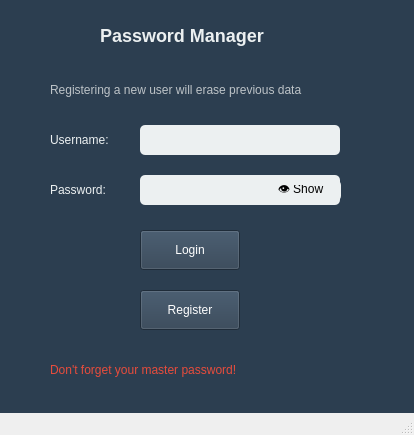
<?xml version="1.0" encoding="UTF-8"?>
<ui version="4.0">
 <class>MainWindow</class>
 <widget class="QMainWindow" name="MainWindow">
  <property name="geometry">
   <rect>
    <x>0</x>
    <y>0</y>
    <width>414</width>
    <height>435</height>
   </rect>
  </property>
  <widget class="QWidget" name="centralwidget">
   <property name="styleSheet">
    <string>background-color: #2C3E50; color: white;</string>
   </property>
   <widget class="QLabel" name="label">
    <property name="geometry">
     <rect>
      <x>100</x>
      <y>20</y>
      <width>200</width>
      <height>30</height>
     </rect>
    </property>
    <property name="styleSheet">
     <string>font-size: 18px; font-weight: bold; color: #ECF0F1;</string>
    </property>
    <property name="text">
     <string>Password Manager</string>
    </property>
   </widget>
   <widget class="QLabel" name="label_2">
    <property name="geometry">
     <rect>
      <x>50</x>
      <y>80</y>
      <width>300</width>
      <height>20</height>
     </rect>
    </property>
    <property name="styleSheet">
     <string>color: #BDC3C7;</string>
    </property>
    <property name="text">
     <string>Registering a new user will erase previous data</string>
    </property>
   </widget>
   <widget class="QLabel" name="label_3">
    <property name="geometry">
     <rect>
      <x>50</x>
      <y>130</y>
      <width>80</width>
      <height>20</height>
     </rect>
    </property>
    <property name="styleSheet">
     <string>color: #ECF0F1;</string>
    </property>
    <property name="text">
     <string>Username:</string>
    </property>
   </widget>
   <widget class="QLineEdit" name="username_input">
    <property name="geometry">
     <rect>
      <x>140</x>
      <y>125</y>
      <width>200</width>
      <height>30</height>
     </rect>
    </property>
    <property name="styleSheet">
     <string notr="true">background-color: #ECF0F1; border-radius: 5px; padding: 5px;
color: black;
</string>
    </property>
   </widget>
   <widget class="QLabel" name="label_4">
    <property name="geometry">
     <rect>
      <x>50</x>
      <y>180</y>
      <width>80</width>
      <height>20</height>
     </rect>
    </property>
    <property name="styleSheet">
     <string>color: #ECF0F1;</string>
    </property>
    <property name="text">
     <string>Password:</string>
    </property>
   </widget>
   <widget class="QLineEdit" name="password_input">
    <property name="geometry">
     <rect>
      <x>140</x>
      <y>175</y>
      <width>200</width>
      <height>30</height>
     </rect>
    </property>
    <property name="palette">
     <palette>
      <active>
       <colorrole role="WindowText">
        <brush brushstyle="SolidPattern">
         <color alpha="255">
          <red>0</red>
          <green>0</green>
          <blue>0</blue>
         </color>
        </brush>
       </colorrole>
       <colorrole role="Button">
        <brush brushstyle="SolidPattern">
         <color alpha="255">
          <red>236</red>
          <green>240</green>
          <blue>241</blue>
         </color>
        </brush>
       </colorrole>
       <colorrole role="Text">
        <brush brushstyle="SolidPattern">
         <color alpha="255">
          <red>0</red>
          <green>0</green>
          <blue>0</blue>
         </color>
        </brush>
       </colorrole>
       <colorrole role="ButtonText">
        <brush brushstyle="SolidPattern">
         <color alpha="255">
          <red>0</red>
          <green>0</green>
          <blue>0</blue>
         </color>
        </brush>
       </colorrole>
       <colorrole role="Base">
        <brush brushstyle="SolidPattern">
         <color alpha="255">
          <red>236</red>
          <green>240</green>
          <blue>241</blue>
         </color>
        </brush>
       </colorrole>
       <colorrole role="Window">
        <brush brushstyle="SolidPattern">
         <color alpha="255">
          <red>236</red>
          <green>240</green>
          <blue>241</blue>
         </color>
        </brush>
       </colorrole>
       <colorrole role="PlaceholderText">
        <brush brushstyle="SolidPattern">
         <color alpha="128">
          <red>0</red>
          <green>0</green>
          <blue>0</blue>
         </color>
        </brush>
       </colorrole>
      </active>
      <inactive>
       <colorrole role="WindowText">
        <brush brushstyle="SolidPattern">
         <color alpha="255">
          <red>0</red>
          <green>0</green>
          <blue>0</blue>
         </color>
        </brush>
       </colorrole>
       <colorrole role="Button">
        <brush brushstyle="SolidPattern">
         <color alpha="255">
          <red>236</red>
          <green>240</green>
          <blue>241</blue>
         </color>
        </brush>
       </colorrole>
       <colorrole role="Text">
        <brush brushstyle="SolidPattern">
         <color alpha="255">
          <red>0</red>
          <green>0</green>
          <blue>0</blue>
         </color>
        </brush>
       </colorrole>
       <colorrole role="ButtonText">
        <brush brushstyle="SolidPattern">
         <color alpha="255">
          <red>0</red>
          <green>0</green>
          <blue>0</blue>
         </color>
        </brush>
       </colorrole>
       <colorrole role="Base">
        <brush brushstyle="SolidPattern">
         <color alpha="255">
          <red>236</red>
          <green>240</green>
          <blue>241</blue>
         </color>
        </brush>
       </colorrole>
       <colorrole role="Window">
        <brush brushstyle="SolidPattern">
         <color alpha="255">
          <red>236</red>
          <green>240</green>
          <blue>241</blue>
         </color>
        </brush>
       </colorrole>
       <colorrole role="PlaceholderText">
        <brush brushstyle="SolidPattern">
         <color alpha="128">
          <red>0</red>
          <green>0</green>
          <blue>0</blue>
         </color>
        </brush>
       </colorrole>
      </inactive>
      <disabled>
       <colorrole role="WindowText">
        <brush brushstyle="SolidPattern">
         <color alpha="255">
          <red>0</red>
          <green>0</green>
          <blue>0</blue>
         </color>
        </brush>
       </colorrole>
       <colorrole role="Button">
        <brush brushstyle="SolidPattern">
         <color alpha="255">
          <red>236</red>
          <green>240</green>
          <blue>241</blue>
         </color>
        </brush>
       </colorrole>
       <colorrole role="Text">
        <brush brushstyle="SolidPattern">
         <color alpha="255">
          <red>0</red>
          <green>0</green>
          <blue>0</blue>
         </color>
        </brush>
       </colorrole>
       <colorrole role="ButtonText">
        <brush brushstyle="SolidPattern">
         <color alpha="255">
          <red>0</red>
          <green>0</green>
          <blue>0</blue>
         </color>
        </brush>
       </colorrole>
       <colorrole role="Base">
        <brush brushstyle="SolidPattern">
         <color alpha="255">
          <red>236</red>
          <green>240</green>
          <blue>241</blue>
         </color>
        </brush>
       </colorrole>
       <colorrole role="Window">
        <brush brushstyle="SolidPattern">
         <color alpha="255">
          <red>236</red>
          <green>240</green>
          <blue>241</blue>
         </color>
        </brush>
       </colorrole>
       <colorrole role="PlaceholderText">
        <brush brushstyle="SolidPattern">
         <color alpha="128">
          <red>0</red>
          <green>0</green>
          <blue>0</blue>
         </color>
        </brush>
       </colorrole>
      </disabled>
     </palette>
    </property>
    <property name="font">
     <font>
      <family>Sitka</family>
     </font>
    </property>
    <property name="styleSheet">
     <string notr="true">background-color: #ECF0F1; border-radius: 5px; padding: 5px;
color: black;
</string>
    </property>
    <property name="echoMode">
     <enum>QLineEdit::Password</enum>
    </property>
   </widget>
   <widget class="QPushButton" name="login_button">
    <property name="geometry">
     <rect>
      <x>140</x>
      <y>230</y>
      <width>100</width>
      <height>40</height>
     </rect>
    </property>
    <property name="cursor">
     <cursorShape>PointingHandCursor</cursorShape>
    </property>
    <property name="styleSheet">
     <string notr="true">background-color: #3498DB; color: white; border-radius: 10px; padding: 10px;
QPushButton {
    background-color: #0078D7;  /* Default blue */
    color: white;
    border-radius: 10px;
    padding: 10px 18px;
    font-size: 16px;
    font-weight: bold;
    border: 2px solid #005BB5;
    transition: 0.3s;
}

QPushButton:hover {
    background-color: #3399FF;  /* Brighter blue */
    border: 2px solid #ffffff;  /* White border for contrast */
    box-shadow: 0px 0px 20px 6px rgba(51, 153, 255, 0.9);  /* Stronger glow */
}

QPushButton:pressed {
    background-color: #0055A4;  /* Darker blue when clicked */
    box-shadow: 0px 0px 10px 4px rgba(51, 153, 255, 0.7);
}
</string>
    </property>
    <property name="text">
     <string>Login</string>
    </property>
   </widget>
   <widget class="QPushButton" name="register_button">
    <property name="geometry">
     <rect>
      <x>140</x>
      <y>290</y>
      <width>100</width>
      <height>40</height>
     </rect>
    </property>
    <property name="cursor">
     <cursorShape>PointingHandCursor</cursorShape>
    </property>
    <property name="styleSheet">
     <string notr="true">background-color: #1ABC9C; color: white; border-radius: 10px; padding: 10px;
QPushButton {
    background-color: #0078D7;  /* Default blue */
    color: white;
    border-radius: 10px;
    padding: 10px 18px;
    font-size: 16px;
    font-weight: bold;
    border: 2px solid #005BB5;
    transition: 0.3s;
}

QPushButton:hover {
    background-color: #3399FF;  /* Brighter blue */
    border: 2px solid #ffffff;  /* White border for contrast */
    box-shadow: 0px 0px 20px 6px rgba(51, 153, 255, 0.9);  /* Stronger glow */
}

QPushButton:pressed {
    background-color: #0055A4;  /* Darker blue when clicked */
    box-shadow: 0px 0px 10px 4px rgba(51, 153, 255, 0.7);
}
</string>
    </property>
    <property name="text">
     <string>Register</string>
    </property>
   </widget>
   <widget class="QLabel" name="label_5">
    <property name="geometry">
     <rect>
      <x>50</x>
      <y>360</y>
      <width>300</width>
      <height>20</height>
     </rect>
    </property>
    <property name="styleSheet">
     <string>color: #E74C3C;</string>
    </property>
    <property name="text">
     <string>Don't forget your master password!</string>
    </property>
   </widget>
   <widget class="QPushButton" name="eyeIcon">
    <property name="geometry">
     <rect>
      <x>260</x>
      <y>180</y>
      <width>81</width>
      <height>21</height>
     </rect>
    </property>
    <property name="styleSheet">
     <string notr="true">background-color: #ECF0F1; border-radius: 5px; padding: 5px;
color: black;</string>
    </property>
    <property name="text">
     <string>👁 Show</string>
    </property>
   </widget>
  </widget>
  <widget class="QMenuBar" name="menubar">
   <property name="geometry">
    <rect>
     <x>0</x>
     <y>0</y>
     <width>414</width>
     <height>22</height>
    </rect>
   </property>
  </widget>
  <widget class="QStatusBar" name="statusbar"/>
 </widget>
 <resources/>
 <connections/>
</ui>
